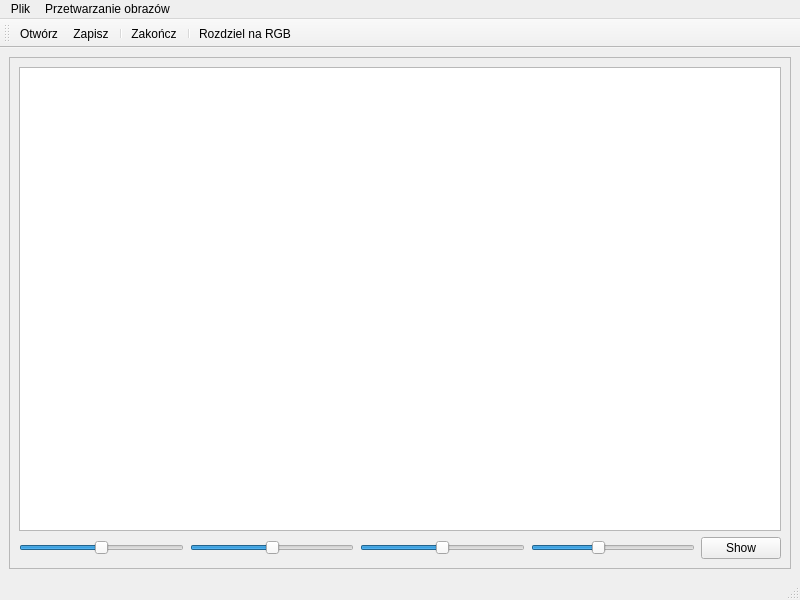
<?xml version="1.0" encoding="UTF-8"?>
<ui version="4.0">
 <class>MainWindow</class>
 <widget class="QMainWindow" name="MainWindow">
  <property name="geometry">
   <rect>
    <x>0</x>
    <y>0</y>
    <width>800</width>
    <height>600</height>
   </rect>
  </property>
  <property name="windowTitle">
   <string>MainWindow</string>
  </property>
  <widget class="QWidget" name="centralwidget">
   <layout class="QGridLayout" name="gridLayout_2">
    <item row="0" column="0">
     <widget class="QScrollArea" name="scrollArea">
      <property name="minimumSize">
       <size>
        <width>200</width>
        <height>200</height>
       </size>
      </property>
      <property name="widgetResizable">
       <bool>true</bool>
      </property>
      <widget class="QWidget" name="scrollAreaWidgetContents">
       <property name="geometry">
        <rect>
         <x>0</x>
         <y>0</y>
         <width>780</width>
         <height>497</height>
        </rect>
       </property>
       <layout class="QGridLayout" name="gridLayout">
        <item row="0" column="0">
         <widget class="QGraphicsView" name="graphicsView"/>
        </item>
        <item row="1" column="0">
         <layout class="QHBoxLayout" name="horizontalLayout">
          <item>
           <widget class="QSlider" name="contrastR">
            <property name="minimum">
             <number>-100</number>
            </property>
            <property name="maximum">
             <number>100</number>
            </property>
            <property name="orientation">
             <enum>Qt::Horizontal</enum>
            </property>
           </widget>
          </item>
          <item>
           <widget class="QSlider" name="contrastG">
            <property name="minimum">
             <number>-100</number>
            </property>
            <property name="maximum">
             <number>100</number>
            </property>
            <property name="orientation">
             <enum>Qt::Horizontal</enum>
            </property>
           </widget>
          </item>
          <item>
           <widget class="QSlider" name="contrastB">
            <property name="minimum">
             <number>-100</number>
            </property>
            <property name="maximum">
             <number>100</number>
            </property>
            <property name="orientation">
             <enum>Qt::Horizontal</enum>
            </property>
           </widget>
          </item>
          <item>
           <widget class="QSlider" name="brightnessSlider">
            <property name="minimum">
             <number>50</number>
            </property>
            <property name="maximum">
             <number>299</number>
            </property>
            <property name="value">
             <number>150</number>
            </property>
            <property name="orientation">
             <enum>Qt::Horizontal</enum>
            </property>
           </widget>
          </item>
          <item>
           <widget class="QPushButton" name="displayContrast">
            <property name="text">
             <string>Show</string>
            </property>
           </widget>
          </item>
         </layout>
        </item>
       </layout>
      </widget>
     </widget>
    </item>
   </layout>
  </widget>
  <widget class="QMenuBar" name="menubar">
   <property name="geometry">
    <rect>
     <x>0</x>
     <y>0</y>
     <width>800</width>
     <height>22</height>
    </rect>
   </property>
   <widget class="QMenu" name="menuMENU">
    <property name="title">
     <string>Plik</string>
    </property>
    <addaction name="actionOpen"/>
    <addaction name="actionSave"/>
    <addaction name="actionShutdown"/>
   </widget>
   <widget class="QMenu" name="menuPrzetwarzanie_obraz_w">
    <property name="title">
     <string>Przetwarzanie obrazów</string>
    </property>
    <addaction name="actionSplitRgb"/>
    <addaction name="separator"/>
    <addaction name="actionProgowanie"/>
    <addaction name="actionSkala"/>
    <addaction name="actionRotate"/>
    <addaction name="separator"/>
    <addaction name="actionAveraging"/>
    <addaction name="actionGaussian"/>
    <addaction name="actionMedianAvg"/>
    <addaction name="sobelClick"/>
    <addaction name="prewittClick"/>
    <addaction name="cannyClick"/>
    <addaction name="actionDylatacja"/>
    <addaction name="actionErozja"/>
    <addaction name="actionOtwarcie"/>
    <addaction name="actionZamkniecie"/>
    <addaction name="actionGradientMorf"/>
   </widget>
   <addaction name="menuMENU"/>
   <addaction name="menuPrzetwarzanie_obraz_w"/>
  </widget>
  <widget class="QStatusBar" name="statusbar"/>
  <widget class="QToolBar" name="toolBar">
   <property name="windowTitle">
    <string>toolBar</string>
   </property>
   <attribute name="toolBarArea">
    <enum>TopToolBarArea</enum>
   </attribute>
   <attribute name="toolBarBreak">
    <bool>false</bool>
   </attribute>
   <addaction name="actionOpen"/>
   <addaction name="actionSave"/>
   <addaction name="separator"/>
   <addaction name="actionShutdown"/>
   <addaction name="separator"/>
   <addaction name="actionSplitRgb"/>
  </widget>
  <action name="actionOpen">
   <property name="icon">
    <iconset resource="icons.qrc">
     <normaloff>:/icons/folder-open.png</normaloff>:/icons/folder-open.png</iconset>
   </property>
   <property name="text">
    <string>&amp;Otwórz</string>
   </property>
   <property name="shortcut">
    <string>Ctrl+O</string>
   </property>
  </action>
  <action name="actionSave">
   <property name="icon">
    <iconset resource="icons.qrc">
     <normaloff>:/icons/save.png</normaloff>:/icons/save.png</iconset>
   </property>
   <property name="text">
    <string>&amp;Zapisz</string>
   </property>
   <property name="shortcut">
    <string>Ctrl+S</string>
   </property>
  </action>
  <action name="actionShutdown">
   <property name="icon">
    <iconset resource="icons.qrc">
     <normaloff>:/icons/x-octagon.png</normaloff>:/icons/x-octagon.png</iconset>
   </property>
   <property name="text">
    <string>Zakończ</string>
   </property>
   <property name="shortcut">
    <string>Ctrl+F4</string>
   </property>
  </action>
  <action name="actionSplitRgb">
   <property name="icon">
    <iconset resource="icons.qrc">
     <normaloff>:/icons/wrench.png</normaloff>:/icons/wrench.png</iconset>
   </property>
   <property name="text">
    <string>Rozdziel na RGB</string>
   </property>
   <property name="shortcut">
    <string>Ctrl+P</string>
   </property>
  </action>
  <action name="actionAveraging">
   <property name="text">
    <string>Uśrednianie</string>
   </property>
  </action>
  <action name="actionGaussian">
   <property name="text">
    <string>Rozmycie Gausowskie</string>
   </property>
  </action>
  <action name="actionProgowanie">
   <property name="text">
    <string>Progowanie obrazu</string>
   </property>
  </action>
  <action name="actionSkala">
   <property name="text">
    <string>Skala</string>
   </property>
  </action>
  <action name="actionRotate">
   <property name="text">
    <string>Obrót</string>
   </property>
  </action>
  <action name="actionMedianAvg">
   <property name="text">
    <string>Uśrednianie medianowe</string>
   </property>
  </action>
  <action name="sobelClick">
   <property name="text">
    <string>Detekcja krawędzi m. Sobela</string>
   </property>
  </action>
  <action name="prewittClick">
   <property name="text">
    <string>Detekcja krawędzi m. Prewitta</string>
   </property>
  </action>
  <action name="cannyClick">
   <property name="text">
    <string>Detekcja krawędzi m. Canny'ego</string>
   </property>
  </action>
  <action name="actionDylatacja">
   <property name="text">
    <string>Dylatacja</string>
   </property>
  </action>
  <action name="actionErozja">
   <property name="text">
    <string>Erozja</string>
   </property>
  </action>
  <action name="actionOtwarcie">
   <property name="text">
    <string>Otwarcie</string>
   </property>
  </action>
  <action name="actionZamkniecie">
   <property name="text">
    <string>Zamknięcie</string>
   </property>
  </action>
  <action name="actionGradientMorf">
   <property name="text">
    <string>Gradient Morfologiczny</string>
   </property>
  </action>
 </widget>
 <resources>
  <include location="icons.qrc"/>
 </resources>
 <connections/>
</ui>
